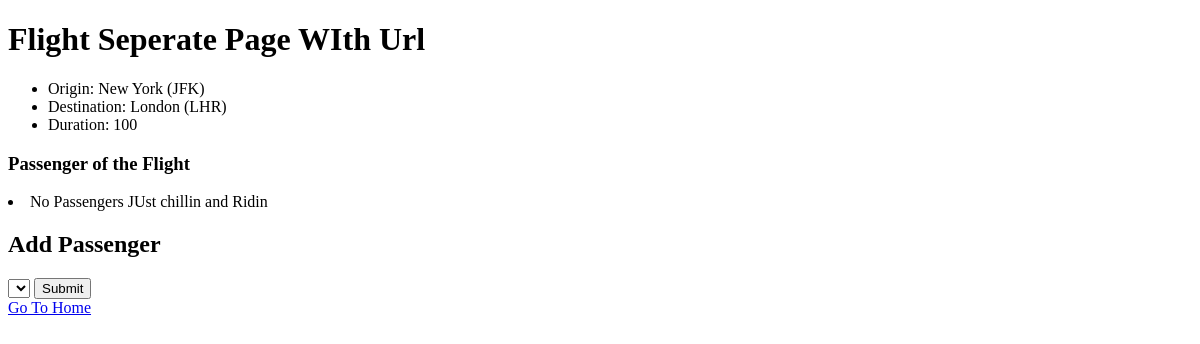
Before: /flights/1 with the older database file.
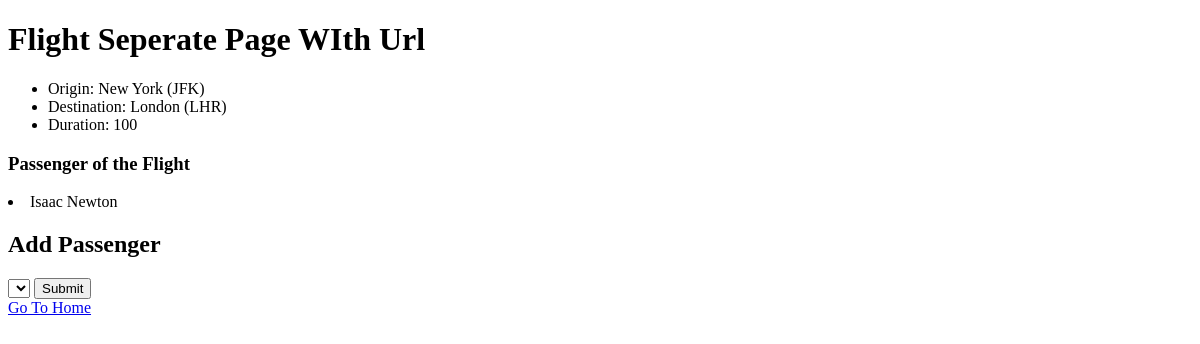
After: the same page with the newer database file.
### flights/models.py (models this page shows)
class Passengers(models.Model):
    fname = models.CharField(max_length=64)
    lname = models.CharField(max_length=64)
    flights = models.ManyToManyField(Flight,blank=True,related_name="passengers")
    def __str__(self):
        return f"{self.fname} {self.lname}"

### flights/views.py (the view)
# urls.py: path("<int:flight_id>",views.flight,name="flight"),
def flight(request,flight_id):
    flight= Flight.objects.get(pk=flight_id)
    return render(request,"flights/flight.html",{
        "flight": flight,
        "passengers": flight.passengers.all(),
        "non_passengers":Passengers.objects.exclude(flights=flight).all()
    })

### flights/models.py (called while the page is built)
    def __str__(self) :
        return f"{self.city} ({self.code})"

### flights/templates/flights/flight.html (shortened to what this page needs)
{% extends "flights/template.html"%}
{% block body%}
    <h1>Flight Seperate Page WIth Url</h1>
    <ul>
        <li>Origin: {{ flight.origin }}</li>
        <li>Destination: {{ flight.destination }}</li>
        <li>Duration: {{ flight.duration}}</li>
    </ul>
    <h3>Passenger of the Flight</h3>
    {% for passenger in passengers %}
        <li>{{passenger}}</li>
    {% empty%}
        <li>No Passengers JUst chillin and Ridin</li>
    {% endfor%}
    <h2>Add Passenger</h2>
    <form action="{% url 'book' flight.id %}" method="post">
        <select name="passenger">
        </select>
       <input type="submit"/>
    </form>
    <a href="{% url 'index' %}">Go To Home</a>
{% endblock %}

Changed rows visible on the page:
added Passengers: fname+lname "Isaac Newton"
Other visible differences:
text no longer shown: "No Passengers JUst chillin and Ridin"
